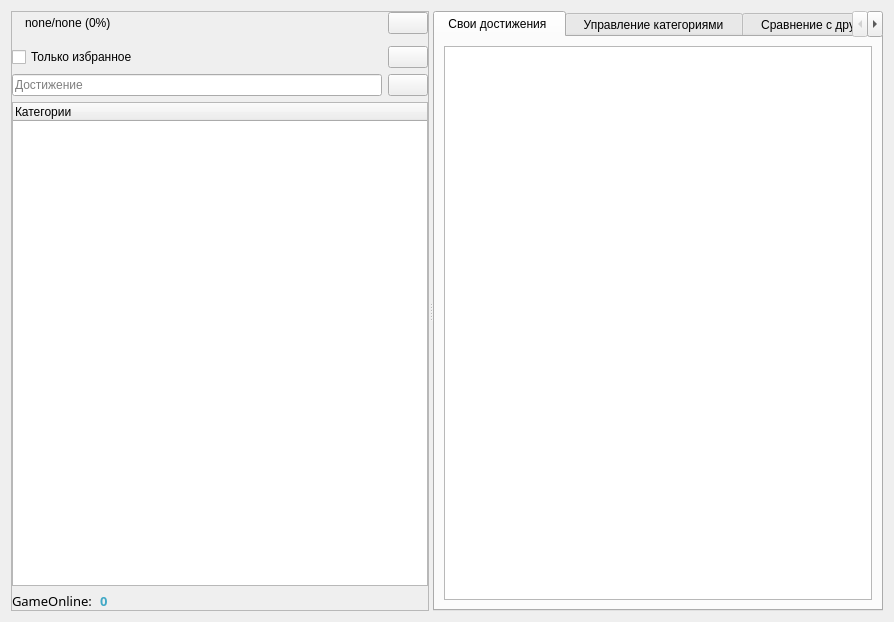
<?xml version="1.0" encoding="UTF-8"?>
<ui version="4.0">
 <class>FormAchievements</class>
 <widget class="QWidget" name="FormAchievements">
  <property name="geometry">
   <rect>
    <x>0</x>
    <y>0</y>
    <width>894</width>
    <height>622</height>
   </rect>
  </property>
  <property name="windowTitle">
   <string>SteamAchievementsStatistic</string>
  </property>
  <layout class="QVBoxLayout" name="verticalLayout">
   <item>
    <widget class="QSplitter" name="splitter">
     <property name="orientation">
      <enum>Qt::Horizontal</enum>
     </property>
     <widget class="QFrame" name="FrameFilter">
      <property name="frameShape">
       <enum>QFrame::StyledPanel</enum>
      </property>
      <property name="frameShadow">
       <enum>QFrame::Raised</enum>
      </property>
      <layout class="QVBoxLayout" name="verticalLayout_3">
       <property name="spacing">
        <number>6</number>
       </property>
       <property name="leftMargin">
        <number>0</number>
       </property>
       <property name="topMargin">
        <number>0</number>
       </property>
       <property name="rightMargin">
        <number>0</number>
       </property>
       <property name="bottomMargin">
        <number>0</number>
       </property>
       <item>
        <layout class="QHBoxLayout" name="horizontalLayout_5">
         <item>
          <widget class="QLabel" name="labelProfileAvatar">
           <property name="sizePolicy">
            <sizepolicy hsizetype="Maximum" vsizetype="Preferred">
             <horstretch>0</horstretch>
             <verstretch>0</verstretch>
            </sizepolicy>
           </property>
           <property name="text">
            <string/>
           </property>
          </widget>
         </item>
         <item>
          <widget class="QLabel" name="LabelTotalPersent">
           <property name="text">
            <string notr="true">none/none (0%)</string>
           </property>
           <property name="alignment">
            <set>Qt::AlignLeading|Qt::AlignLeft|Qt::AlignVCenter</set>
           </property>
          </widget>
         </item>
         <item>
          <widget class="QPushButton" name="ButtonUpdate">
           <property name="sizePolicy">
            <sizepolicy hsizetype="Maximum" vsizetype="Fixed">
             <horstretch>0</horstretch>
             <verstretch>0</verstretch>
            </sizepolicy>
           </property>
           <property name="toolTip">
            <string>Обновить</string>
           </property>
           <property name="text">
            <string/>
           </property>
          </widget>
         </item>
        </layout>
       </item>
       <item>
        <widget class="FormReachedFilter" name="FilterMyProfile" native="true">
         <property name="sizePolicy">
          <sizepolicy hsizetype="Minimum" vsizetype="Preferred">
           <horstretch>0</horstretch>
           <verstretch>0</verstretch>
          </sizepolicy>
         </property>
        </widget>
       </item>
       <item>
        <layout class="QHBoxLayout" name="horizontalLayout_6">
         <item>
          <widget class="QCheckBox" name="CheckBoxFavorites">
           <property name="text">
            <string>Только избранное</string>
           </property>
          </widget>
         </item>
         <item>
          <widget class="QPushButton" name="ButtonGuides">
           <property name="sizePolicy">
            <sizepolicy hsizetype="Maximum" vsizetype="Fixed">
             <horstretch>0</horstretch>
             <verstretch>0</verstretch>
            </sizepolicy>
           </property>
           <property name="toolTip">
            <string>Руководства</string>
           </property>
           <property name="text">
            <string/>
           </property>
          </widget>
         </item>
        </layout>
       </item>
       <item>
        <layout class="QHBoxLayout" name="horizontalLayout_7">
         <item>
          <widget class="QLineEdit" name="LineEditNameAchievements">
           <property name="sizePolicy">
            <sizepolicy hsizetype="Preferred" vsizetype="Fixed">
             <horstretch>0</horstretch>
             <verstretch>0</verstretch>
            </sizepolicy>
           </property>
           <property name="placeholderText">
            <string>Достижение</string>
           </property>
          </widget>
         </item>
         <item>
          <widget class="QPushButton" name="ButtonFindAchievement">
           <property name="enabled">
            <bool>true</bool>
           </property>
           <property name="sizePolicy">
            <sizepolicy hsizetype="Maximum" vsizetype="Fixed">
             <horstretch>0</horstretch>
             <verstretch>0</verstretch>
            </sizepolicy>
           </property>
           <property name="text">
            <string/>
           </property>
          </widget>
         </item>
        </layout>
       </item>
       <item>
        <widget class="FormCategoriesTree" name="TreeWidgetCategories">
         <property name="sizePolicy">
          <sizepolicy hsizetype="Preferred" vsizetype="Expanding">
           <horstretch>0</horstretch>
           <verstretch>0</verstretch>
          </sizepolicy>
         </property>
         <property name="wordWrap">
          <bool>true</bool>
         </property>
         <column>
          <property name="text">
           <string>Категории</string>
          </property>
         </column>
        </widget>
       </item>
       <item>
        <layout class="QHBoxLayout" name="horizontalLayout_2">
         <property name="spacing">
          <number>1</number>
         </property>
         <item>
          <widget class="QLabel" name="LabelGameOnline">
           <property name="sizePolicy">
            <sizepolicy hsizetype="Maximum" vsizetype="Preferred">
             <horstretch>0</horstretch>
             <verstretch>0</verstretch>
            </sizepolicy>
           </property>
           <property name="font">
            <font>
             <family>Ebrima</family>
             <pointsize>10</pointsize>
            </font>
           </property>
           <property name="text">
            <string>GameOnline:  </string>
           </property>
          </widget>
         </item>
         <item>
          <widget class="QLabel" name="LabelGameOnlineValue">
           <property name="font">
            <font>
             <family>Ebrima</family>
             <pointsize>10</pointsize>
             <weight>75</weight>
             <bold>true</bold>
            </font>
           </property>
           <property name="styleSheet">
            <string notr="true">color: #42a9c6;</string>
           </property>
           <property name="text">
            <string notr="true">0</string>
           </property>
          </widget>
         </item>
        </layout>
       </item>
      </layout>
     </widget>
     <widget class="QTabWidget" name="TabWidget">
      <property name="currentIndex">
       <number>0</number>
      </property>
      <widget class="QWidget" name="tabStandart">
       <attribute name="title">
        <string> Свои достижения  </string>
       </attribute>
       <layout class="QVBoxLayout" name="verticalLayout_4">
        <item>
         <widget class="QTableView" name="TableViewMyAchievements"/>
        </item>
       </layout>
      </widget>
      <widget class="QWidget" name="tabEditCategory">
       <attribute name="title">
        <string>  Управление категориями  </string>
       </attribute>
       <layout class="QHBoxLayout" name="horizontalLayout">
        <item>
         <widget class="FormCategoriesEdit" name="CategoriesEdit" native="true"/>
        </item>
       </layout>
      </widget>
      <widget class="QWidget" name="tabCompare">
       <attribute name="title">
        <string>  Сравнение с друзьями </string>
       </attribute>
       <layout class="QHBoxLayout" name="horizontalLayout_4">
        <item>
         <widget class="FormFriendsCompare" name="FriendsCompare" native="true"/>
        </item>
       </layout>
      </widget>
     </widget>
    </widget>
   </item>
  </layout>
 </widget>
 <customwidgets>
  <customwidget>
   <class>FormCategoriesEdit</class>
   <extends>QWidget</extends>
   <header>forms/subForms/achievements/formcategoriesedit.h</header>
   <container>1</container>
  </customwidget>
  <customwidget>
   <class>FormReachedFilter</class>
   <extends>QWidget</extends>
   <header>forms/subForms/achievements/widgets/formreachedfilter.h</header>
   <container>1</container>
  </customwidget>
  <customwidget>
   <class>FormFriendsCompare</class>
   <extends>QWidget</extends>
   <header>forms/subForms/achievements/formfriendscompare.h</header>
   <container>1</container>
  </customwidget>
  <customwidget>
   <class>FormCategoriesTree</class>
   <extends>QTreeWidget</extends>
   <header>forms/subForms/achievements/formcategoriestree.h</header>
  </customwidget>
 </customwidgets>
 <resources/>
 <connections/>
</ui>
